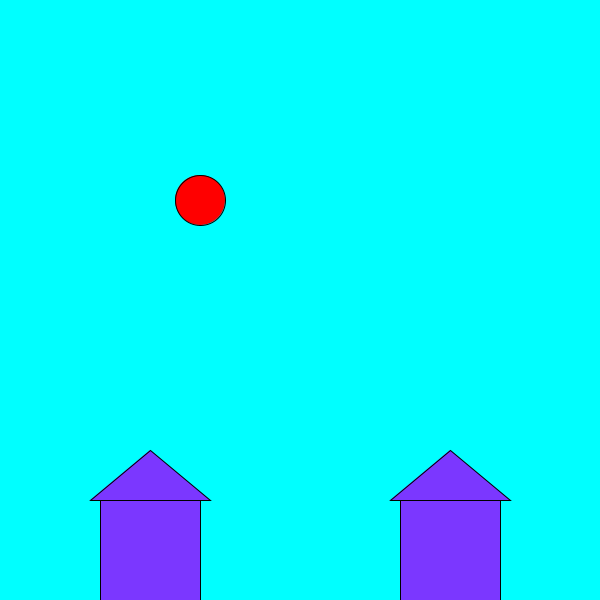
Frame 1 (no input)
Frame 60 (the mouse pressed at the canvas centre just before this capture): identical to frame 1, image omitted
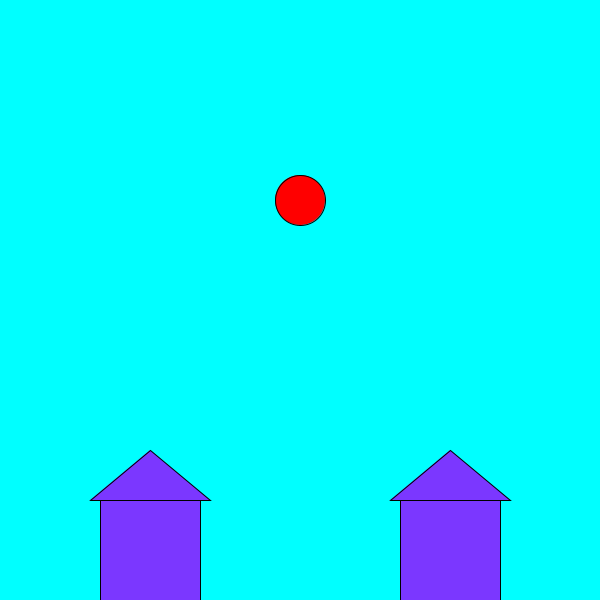
Frame 120 (the mouse held since frame 60 and released just before this capture)

The Processing sketch that drew these frames (run headless with seeded random() and noise(); from frame 60 on, the mouse is pressed at the canvas centre):

// Processing sketch: W2HWSun
// ── W2HWSun.pde

float sunX =200;
float sunY =200;
float sunW = 50;
float sunH = 50;
color sn=color(255, 0, 0);
color hs=color (123, 55, 880);
color sky=color (0, 255, 255);



void setup() {
  size (600, 600);
}

void draw() {
  background(sky);

  //draw sun
  fill(sn);
  ellipse (sunX, sunY, sunW, sunH);

  //draw houses
   fill(hs);
  rect(100, 500, 100, 100);
  triangle (90, 500, 150, 450, 210, 500);

  rect(400, 500, 100, 100);
  triangle (390, 500, 450, 450, 510, 500);
  
  if (sunW>180) {
    color hs=color(255, 153, 51);
  
  fill(hs);
  rect(100, 500, 100, 100);
  triangle (90, 500, 150, 450, 210, 500);

  rect(400, 500, 100, 100);
  triangle (390, 500, 450, 450, 510, 500);
}

}

void mousePressed() {
  sunX = map(mouseX, 0, width, -25, width+25);

  if (mouseX < width/2) {
    sunW=map(mouseX, 0, width/2, 50, 200);
    sunH=map(mouseX, 0, width/2, 50, 200);
    sunY=map(mouseX, 0, width, 250, 150);
  }
  if (mouseX> width/2) {
    sunW=map(mouseX, width/2, width, 200, 50);
    sunH=map(mouseX, width/2, width, 200, 50);
    sunY=map(mouseX, 0, width, 150, 250);
  }
}
